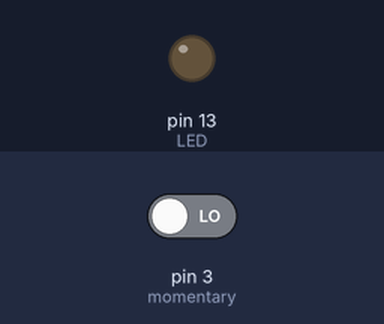
Bench run of a sketch on a simulated Arduino Uno, built with avr-gcc and run on an emulated ATmega328P. On the bench: output pins drawn as LEDs (lit = HIGH). The inputs (shaded band) are chosen by the test bench; at power-on: pin 3 (momentary) LOW.

Above: at 1.2 s.
1.3 s: pin 3 (momentary) driven HIGH
At 2.4 s:
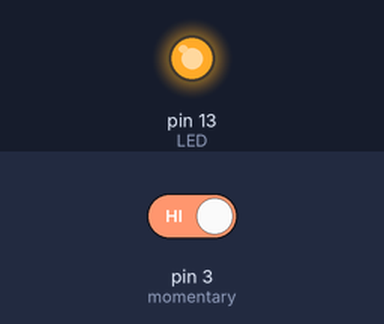
2.8 s: pin 3 (momentary) driven LOW
At 3.5 s:
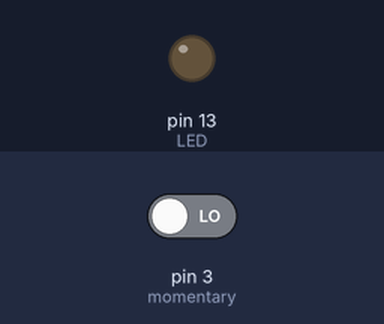
Timing chart, 0 to 5.8 s (numbered marks = the images above; inputs shaded):
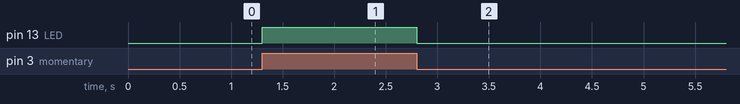

Measured:
- after the input at 1.3 s, pin 13 (LED): LOW → HIGH at once
- after the input at 2.8 s, pin 13 (LED): HIGH → LOW at once

The sketch:

interruptButtonLED181117a.ino
```cpp
// 181117interruptButtonLED
const int momentary=3;
const int LED=13;
volatile int momentaryState = 0;

void setup() {
  pinMode(LED, OUTPUT);
  pinMode(momentary, INPUT);
  // Pin 3 is interrupt 1:
  attachInterrupt(1,handler,CHANGE);
}

void loop(){
}

void handler() {
  momentaryState = digitalRead(momentary);
  digitalWrite(LED, momentaryState);
  }
```
